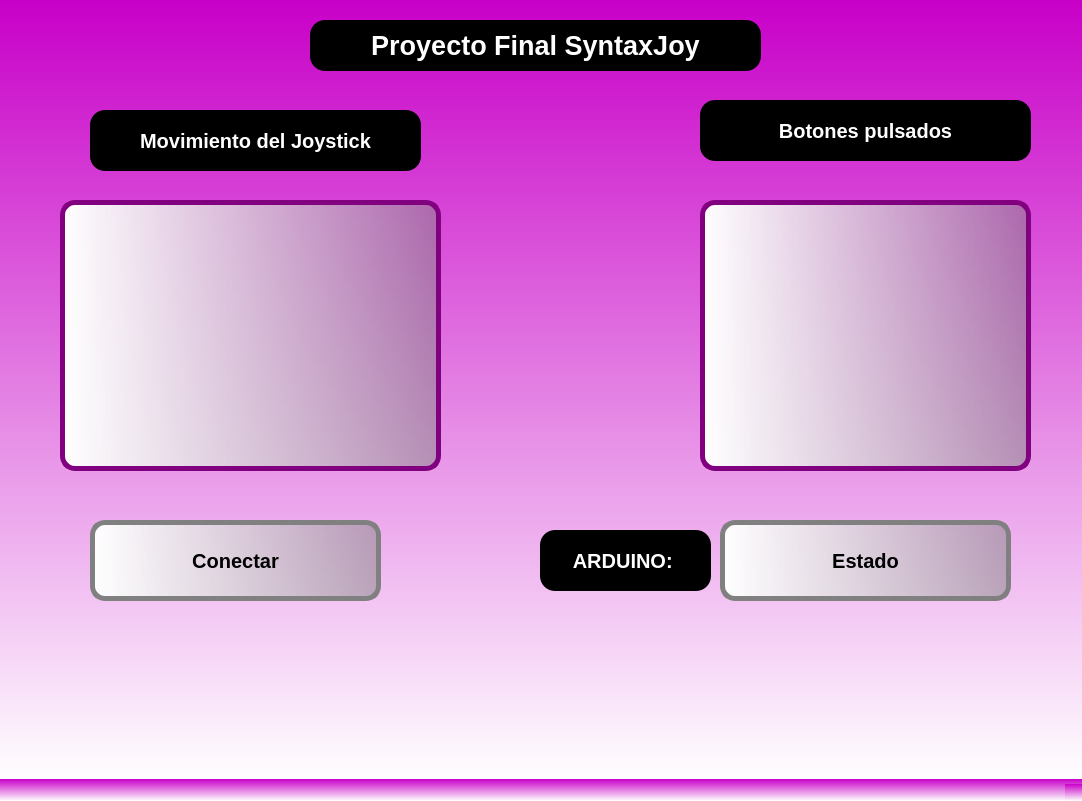
<?xml version="1.0" encoding="UTF-8"?>
<ui version="4.0">
 <class>MainWindow</class>
 <widget class="QMainWindow" name="MainWindow">
  <property name="geometry">
   <rect>
    <x>0</x>
    <y>0</y>
    <width>1082</width>
    <height>801</height>
   </rect>
  </property>
  <property name="windowTitle">
   <string>MainWindow</string>
  </property>
  <property name="styleSheet">
   <string notr="true">background-color: qlineargradient(spread:pad, x1:0, y1:1 x2:0, y2:0, stop:1 rgba(200, 0, 200, 255), stop:0 rgba(255, 255, 255, 255));</string>
  </property>
  <widget class="QWidget" name="centralwidget">
   <widget class="QTextEdit" name="txt_botones">
    <property name="geometry">
     <rect>
      <x>700</x>
      <y>200</y>
      <width>331</width>
      <height>271</height>
     </rect>
    </property>
    <property name="styleSheet">
     <string notr="true">background-color:qlineargradient(spread:pad, x1:0, y1:0, x2:1, y2:0, stop:1 rgba(135, 135, 135, 135), stop:0 rgba(255, 255, 255, 255));
border-radius: 15px;
border:  5px solid purple;</string>
    </property>
    <property name="documentTitle">
     <string/>
    </property>
    <property name="html">
     <string>&lt;!DOCTYPE HTML PUBLIC &quot;-//W3C//DTD HTML 4.0//EN&quot; &quot;http://www.w3.org/TR/REC-html40/strict.dtd&quot;&gt;
&lt;html&gt;&lt;head&gt;&lt;meta name=&quot;qrichtext&quot; content=&quot;1&quot; /&gt;&lt;style type=&quot;text/css&quot;&gt;
p, li { white-space: pre-wrap; }
&lt;/style&gt;&lt;/head&gt;&lt;body style=&quot; font-family:'MS Shell Dlg 2'; font-size:7.8pt; font-weight:400; font-style:normal;&quot;&gt;
&lt;p style=&quot;-qt-paragraph-type:empty; margin-top:0px; margin-bottom:0px; margin-left:0px; margin-right:0px; -qt-block-indent:0; text-indent:0px;&quot;&gt;&lt;br /&gt;&lt;/p&gt;&lt;/body&gt;&lt;/html&gt;</string>
    </property>
    <property name="acceptRichText">
     <bool>true</bool>
    </property>
   </widget>
   <widget class="QLabel" name="label_movimiento">
    <property name="geometry">
     <rect>
      <x>90</x>
      <y>110</y>
      <width>331</width>
      <height>61</height>
     </rect>
    </property>
    <property name="font">
     <font>
      <pointsize>15</pointsize>
      <weight>75</weight>
      <bold>true</bold>
     </font>
    </property>
    <property name="styleSheet">
     <string notr="true">border-radius: 15px;
color:rgb(255, 255, 255);
background-color: rgb(0, 0, 0);
</string>
    </property>
    <property name="text">
     <string>Movimiento del Joystick</string>
    </property>
    <property name="textFormat">
     <enum>Qt::PlainText</enum>
    </property>
    <property name="alignment">
     <set>Qt::AlignCenter</set>
    </property>
   </widget>
   <widget class="QLabel" name="label_botones">
    <property name="geometry">
     <rect>
      <x>700</x>
      <y>100</y>
      <width>331</width>
      <height>61</height>
     </rect>
    </property>
    <property name="font">
     <font>
      <pointsize>15</pointsize>
      <weight>75</weight>
      <bold>true</bold>
     </font>
    </property>
    <property name="styleSheet">
     <string notr="true">color: rgb(255, 255, 255);
border-radius: 15px;
background-color:rgb(0, 0, 0);</string>
    </property>
    <property name="text">
     <string>Botones pulsados</string>
    </property>
    <property name="alignment">
     <set>Qt::AlignCenter</set>
    </property>
   </widget>
   <widget class="QLabel" name="label_Titulo">
    <property name="geometry">
     <rect>
      <x>310</x>
      <y>20</y>
      <width>451</width>
      <height>51</height>
     </rect>
    </property>
    <property name="font">
     <font>
      <pointsize>20</pointsize>
      <weight>75</weight>
      <bold>true</bold>
     </font>
    </property>
    <property name="styleSheet">
     <string notr="true">color: rgb(255, 255, 255);
background-color: rgb(0, 0, 0);
border-radius: 15px;</string>
    </property>
    <property name="text">
     <string>Proyecto Final SyntaxJoy</string>
    </property>
    <property name="alignment">
     <set>Qt::AlignCenter</set>
    </property>
   </widget>
   <widget class="QPushButton" name="btn_Conectar">
    <property name="geometry">
     <rect>
      <x>90</x>
      <y>520</y>
      <width>291</width>
      <height>81</height>
     </rect>
    </property>
    <property name="font">
     <font>
      <pointsize>15</pointsize>
      <weight>75</weight>
      <bold>true</bold>
     </font>
    </property>
    <property name="styleSheet">
     <string notr="true">background-color:qlineargradient(spread:pad, x1:0, y1:0, x2:1, y2:0, stop:1 rgba(135, 135, 135, 135), stop:0 rgba(255, 255, 255, 255));
border:  5px solid grey;
border-radius: 15px;</string>
    </property>
    <property name="text">
     <string>Conectar</string>
    </property>
   </widget>
   <widget class="QLabel" name="txt_estado">
    <property name="geometry">
     <rect>
      <x>720</x>
      <y>520</y>
      <width>291</width>
      <height>81</height>
     </rect>
    </property>
    <property name="font">
     <font>
      <pointsize>15</pointsize>
      <weight>75</weight>
      <bold>true</bold>
     </font>
    </property>
    <property name="styleSheet">
     <string notr="true">background-color:qlineargradient(spread:pad, x1:0, y1:0, x2:1, y2:0, stop:1 rgba(135, 135, 135, 135), stop:0 rgba(255, 255, 255, 255));
border:  5px solid grey;
border-radius: 15px;</string>
    </property>
    <property name="text">
     <string>Estado</string>
    </property>
    <property name="alignment">
     <set>Qt::AlignCenter</set>
    </property>
   </widget>
   <widget class="QTextEdit" name="txt_joystick">
    <property name="geometry">
     <rect>
      <x>60</x>
      <y>200</y>
      <width>381</width>
      <height>271</height>
     </rect>
    </property>
    <property name="styleSheet">
     <string notr="true">background-color:qlineargradient(spread:pad, x1:0, y1:0, x2:1, y2:0, stop:1 rgba(135, 135, 135, 135), stop:0 rgba(255, 255, 255, 255));
border-radius: 15px;
border:  5px solid purple;</string>
    </property>
    <property name="documentTitle">
     <string/>
    </property>
    <property name="html">
     <string>&lt;!DOCTYPE HTML PUBLIC &quot;-//W3C//DTD HTML 4.0//EN&quot; &quot;http://www.w3.org/TR/REC-html40/strict.dtd&quot;&gt;
&lt;html&gt;&lt;head&gt;&lt;meta name=&quot;qrichtext&quot; content=&quot;1&quot; /&gt;&lt;style type=&quot;text/css&quot;&gt;
p, li { white-space: pre-wrap; }
&lt;/style&gt;&lt;/head&gt;&lt;body style=&quot; font-family:'MS Shell Dlg 2'; font-size:7.8pt; font-weight:400; font-style:normal;&quot;&gt;
&lt;p style=&quot;-qt-paragraph-type:empty; margin-top:0px; margin-bottom:0px; margin-left:0px; margin-right:0px; -qt-block-indent:0; text-indent:0px;&quot;&gt;&lt;br /&gt;&lt;/p&gt;&lt;/body&gt;&lt;/html&gt;</string>
    </property>
    <property name="acceptRichText">
     <bool>true</bool>
    </property>
   </widget>
   <widget class="QLabel" name="label_arduino">
    <property name="geometry">
     <rect>
      <x>540</x>
      <y>530</y>
      <width>171</width>
      <height>61</height>
     </rect>
    </property>
    <property name="font">
     <font>
      <pointsize>15</pointsize>
      <weight>75</weight>
      <bold>true</bold>
     </font>
    </property>
    <property name="styleSheet">
     <string notr="true">color: rgb(255, 255, 255);
border-radius: 15px;
background-color:rgb(0, 0, 0);</string>
    </property>
    <property name="text">
     <string>ARDUINO: </string>
    </property>
    <property name="alignment">
     <set>Qt::AlignCenter</set>
    </property>
   </widget>
  </widget>
  <widget class="QMenuBar" name="menubar">
   <property name="geometry">
    <rect>
     <x>0</x>
     <y>0</y>
     <width>1082</width>
     <height>26</height>
    </rect>
   </property>
  </widget>
  <widget class="QStatusBar" name="statusbar"/>
 </widget>
 <resources/>
 <connections/>
</ui>
